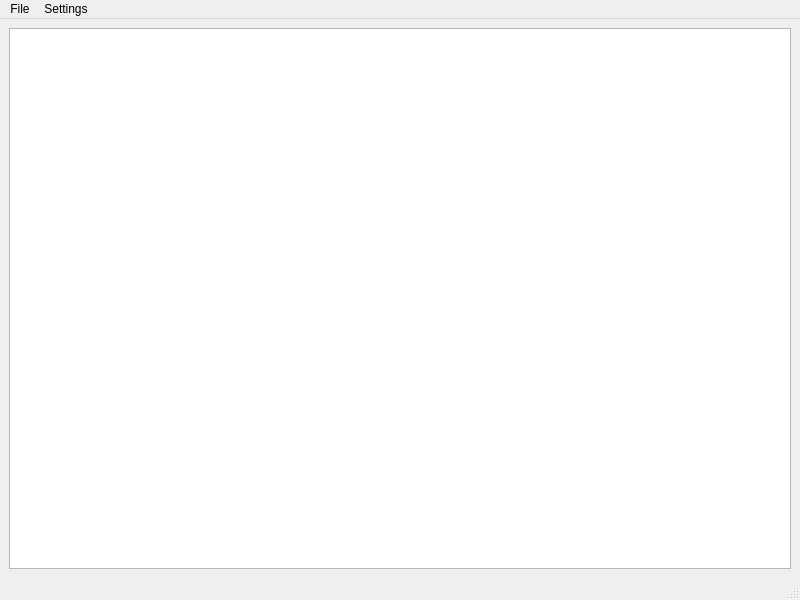
<?xml version="1.0" encoding="UTF-8"?>
<ui version="4.0">
 <class>MainWindow</class>
 <widget class="QMainWindow" name="MainWindow">
  <property name="geometry">
   <rect>
    <x>0</x>
    <y>0</y>
    <width>800</width>
    <height>600</height>
   </rect>
  </property>
  <property name="windowTitle">
   <string>MainWindow</string>
  </property>
  <widget class="QWidget" name="centralwidget">
   <layout class="QVBoxLayout" name="verticalLayout">
    <item>
     <widget class="QPlainTextEdit" name="plainTextEdit"/>
    </item>
   </layout>
  </widget>
  <widget class="QMenuBar" name="menubar">
   <property name="geometry">
    <rect>
     <x>0</x>
     <y>0</y>
     <width>800</width>
     <height>22</height>
    </rect>
   </property>
   <widget class="QMenu" name="menuFile">
    <property name="title">
     <string>File</string>
    </property>
    <addaction name="actionOpen"/>
    <addaction name="actionOpen_read_mode"/>
    <addaction name="actionSaveAs"/>
   </widget>
   <widget class="QMenu" name="menuSettings">
    <property name="title">
     <string>Settings</string>
    </property>
    <widget class="QMenu" name="menuLanguage">
     <property name="title">
      <string>Language</string>
     </property>
     <addaction name="actionEnglish"/>
     <addaction name="actionRussian"/>
    </widget>
    <addaction name="menuLanguage"/>
   </widget>
   <addaction name="menuFile"/>
   <addaction name="menuSettings"/>
  </widget>
  <widget class="QStatusBar" name="statusbar"/>
  <action name="actionOpen">
   <property name="text">
    <string>Open</string>
   </property>
  </action>
  <action name="actionSaveAs">
   <property name="text">
    <string>SaveAs</string>
   </property>
  </action>
  <action name="actionRussian">
   <property name="checkable">
    <bool>true</bool>
   </property>
   <property name="checked">
    <bool>true</bool>
   </property>
   <property name="text">
    <string>Russian</string>
   </property>
  </action>
  <action name="actionEnglish">
   <property name="checkable">
    <bool>true</bool>
   </property>
   <property name="checked">
    <bool>false</bool>
   </property>
   <property name="text">
    <string>English</string>
   </property>
  </action>
  <action name="actionOpen_read_mode">
   <property name="text">
    <string>Open (read mode)</string>
   </property>
  </action>
 </widget>
 <resources/>
 <connections/>
</ui>
